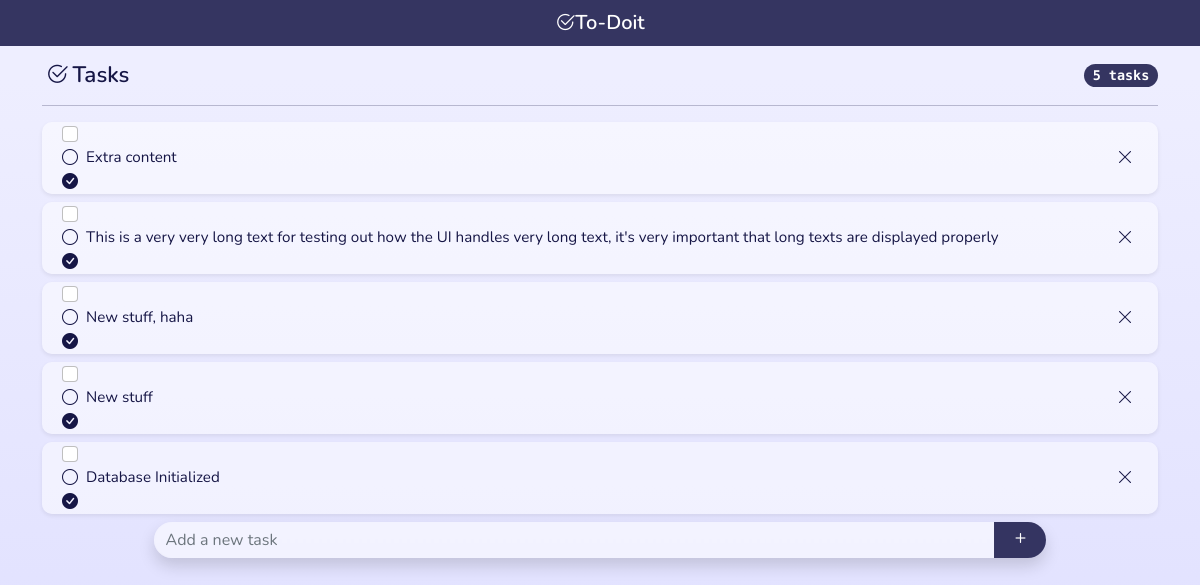
/, run on an earlier commit of the app's database.
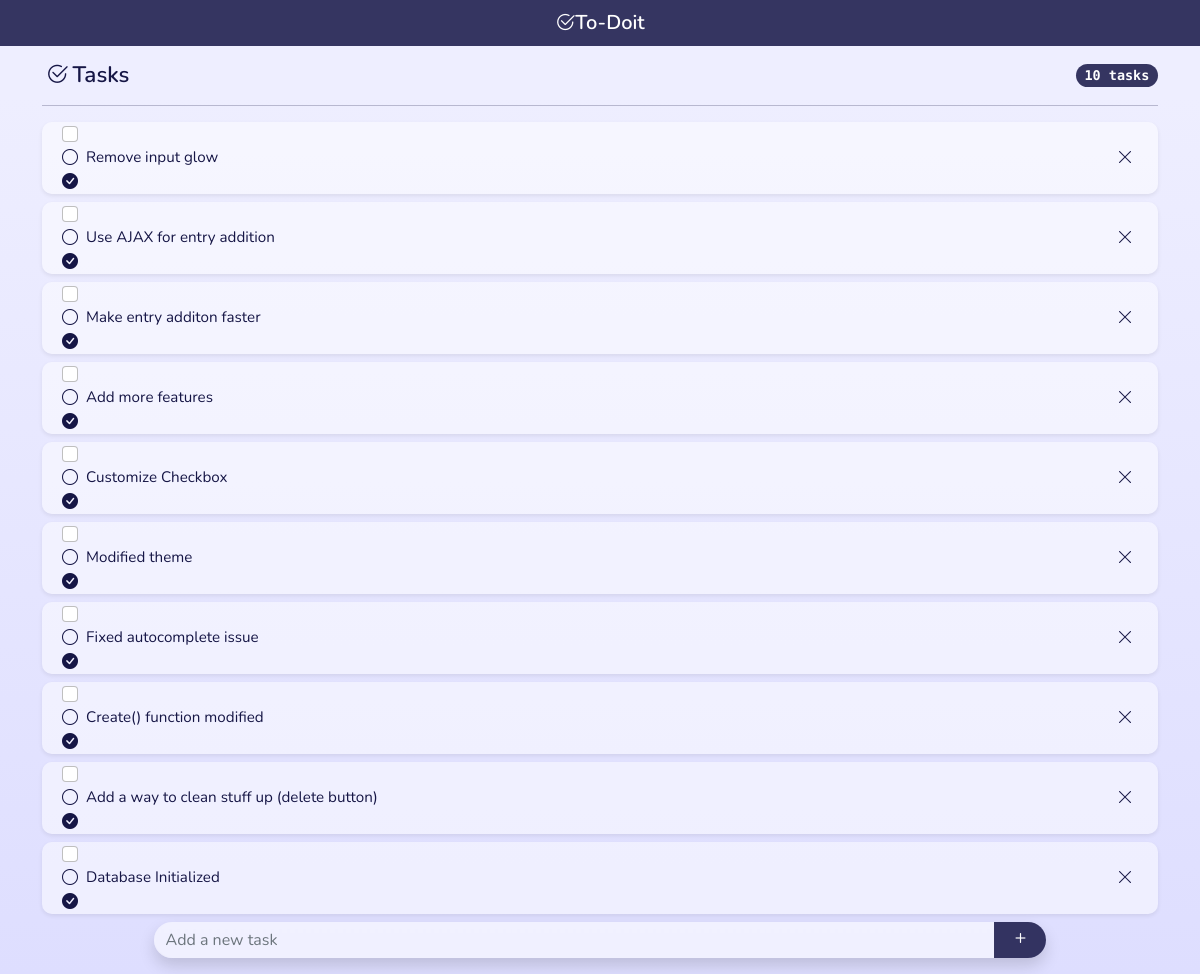
And on a later commit of the database.
### tables this page shows
CREATE TABLE todos (
    id INTEGER PRIMARY KEY AUTOINCREMENT,
    time TIMESTAMP NOT NULL DEFAULT CURRENT_TIMESTAMP,
    content TEXT NOT NULL
);

### app.py (the view)
@app.route('/', methods =["GET", "POST"])
def index():
    conn = get_db_connection()
    todos = conn.execute('SELECT * FROM todos').fetchall()
    todos = reversed(todos)
    conn.close()
    return render_template('index.html',todos=todos)

### app.py (called while the page is built)
def get_db_connection():
    conn = sqlite3.connect('database.db')
    conn.row_factory = sqlite3.Row
    return conn

### templates/index.html
{% extends 'base.html' %}
{% block content %}
    {% for entry in todos %}
        <div id="{{ entry['id'] }}" class="card mb-2 shadow-sm">
            <li class="list-group-item py-0 border-0 d-flex justify-content-between align-items-center">
    	    	<div class="pretty p-icon p-toggle p-plain px-1">
                    <input class="form-check-input me-1" type="checkbox">
                    <div class="state p-off">
                        <i class="bi bi-circle"></i>
                    </div>
                    <div class="state p-on">
                        <i class="bi bi-check-circle-fill"></i>
                    </div>
                </div>
                <div class="card-body lh-sm px-0">{{ entry['content'] }}</div>
                <button id="{{ entry['id'] }}" type="button" class="btn btn-sm px-2 close-btn"><i class="bi bi-x-lg"></i></button>
            </li>
        </div>
    {% endfor %}
{% endblock %}

### templates/base.html (shortened to what this page needs)
<!doctype html>
<html lang="en">
  <head>
    <link href="https://cdn.jsdelivr.net/npm/bootstrap@5.2.2/dist/css/bootstrap.min.css" rel="stylesheet">
    <link rel="stylesheet" href="https://cdn.jsdelivr.net/npm/pretty-checkbox@3.0/dist/pretty-checkbox.min.css">
    <link rel="stylesheet" href="https://cdn.jsdelivr.net/npm/bootstrap-icons@1.9.1/font/bootstrap-icons.css">
    <link rel="stylesheet" href="{{ url_for('static',filename='style.css') }}" type="text/css">
  </head>
  <body>
	<nav class="navbar sticky-top navbar-dark navbar-custom">
    	<div class="container">
        <a class="navbar-brand logotype py-0 mx-auto" href="#">
            <i class="bi bi-check2-circle"></i>To-Doit
        </a>
  	  </div>
	</nav>
	<div class="content container">
    <h1 class="header d-flex my-3 align-items-center"><i class="bi px-1 bi-check2-circle"></i>Tasks<span class="badge custom-badge rounded-pill ms-auto"></span></h1>
    <hr>
    <ul class="list-group">
        {% block content %} {% endblock %}
        <form id="add_task" method="POST" class="fixed-bottom-group">
	        <div class="input-group shadow mb-3">
		        <input id="task_input" type="text" name="new_task" autocomplete="off" class="form-control" placeholder="Add a new task">
		        <button class="btn btn-dark btn-lg py-0 my-0 btn-custom" type="submit"><i class="bi bi-plus"></i></button>
	        </div>
	    </form>
	</ul>
	</div>
  </body>
</html>

### static/style.css (style rules this page uses)
:root { --main-color: rgb(22,22,70); --main-color-alpha: rgba(22,22,70,0.85); --gradient-background: linear-gradient(0deg, #dedeff 0%, #eeeeff 90%); }
html { min-height: 100%; }
body { background: var(--gradient-background); background-repeat: no-repeat; font-size: 100%; color: var(--main-color); }
.navbar-custom { background-color: var(--main-color-alpha); }
.logotype { font-family: 'Nunito'; font-weight: 600; }
.header { font-family: 'Nunito'; font-weight: 600; font-size: 1.4em; }
.badge { font-family: 'Source Code Pro'; font-size: 0.6em; background-color: var(--main-color-alpha); }
.content { font-family: 'Nunito'; margin: auto; }
.fixed-bottom-group { position:sticky; bottom:0; left:0; right:0; width:80%; margin:auto; }
.input-group { border-radius: 30px; }
input[type="text"] { background-color: rgba(255,255,255,0.55); backdrop-filter: blur(1px); border: 0px; border-radius: 30px; }
.btn-custom { background-color: var(--main-color-alpha); border: 0px; border-radius: 0 30px 30px 0; }
.card { background-color: rgba(255,255,255,0.5); border: 0px; border-radius: 10px; }
.list-group-item, .list-group-item .close-btn { background-color: rgba(0,0,0,0); color: var(--main-color); }
.close-btn { font-size: 1em; }
.card-body { font-size: 0.95em; }

What changed in the data, as far as the page shows it:
removed todos: content "Extra content"
removed todos: content "This is a very very long text for testing out how the UI handles very long text, it's very important that long texts are displayed properly"
removed todos: content "New stuff, haha"
removed todos: content "New stuff"
added todos: content "Remove input glow"
added todos: content "Use AJAX for entry addition"
added todos: content "Make entry additon faster"
added todos: content "Add more features"
added todos: content "Customize Checkbox"
added todos: content "Modified theme"
added todos: content "Fixed autocomplete issue"
added todos: content "Create() function modified"
added todos: content "Add a way to clean stuff up (delete button)"
Also different on the page:
text written by a page script: "5 tasks" → "10 tasks"
